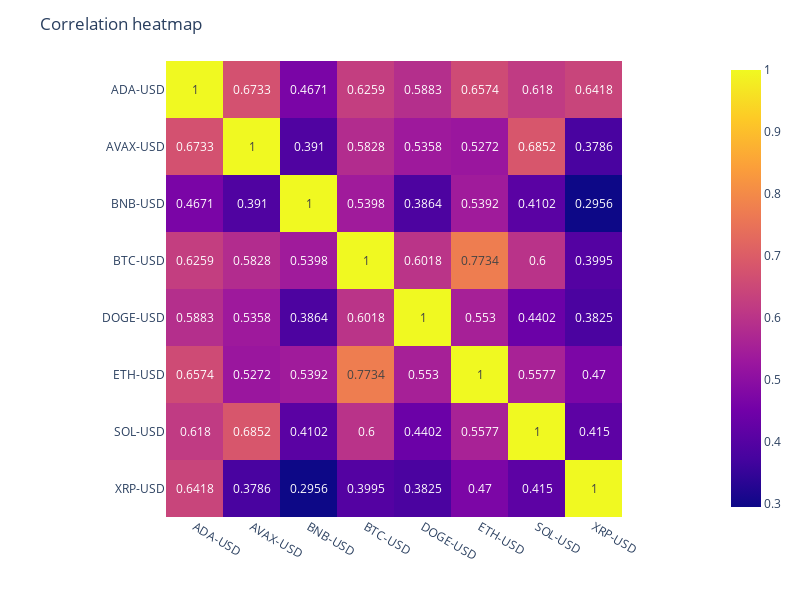

Write notebook code for a chart like this one.
### Markdown cell above
If we invest in more than one curreny, it is very important to examine dependencies among the currencies as well. Below you can do this by a heatmap of the linear Bravais-Pearson correlation measure.

### Code cell
fig = px.imshow(discrete_returns.corr().round(4), text_auto=True)
fig.update_layout(width = 800, height = 600, title = "Correlation heatmap", xaxis_title = "", yaxis_title = "")
fig.show()

### Figure 1 — Plotly figure (JSON) as saved in the notebook; plotly's stock layout.template omitted (floating-point values rounded to 4 significant figures)
{"data": [{"coloraxis": "coloraxis", "hovertemplate": "Ticker: %{x}<br>Ticker: %{y}<br>color: %{z}<extra></extra>", "name": "0", "texttemplate": "%{z}", "type": "heatmap", "x": ["ADA-USD", "AVAX-USD", "BNB-USD", "BTC-USD", "DOGE-USD", "ETH-USD", "SOL-USD", "XRP-USD"], "xaxis": "x", "y": ["ADA-USD", "AVAX-USD", "BNB-USD", "BTC-USD", "DOGE-USD", "ETH-USD", "SOL-USD", "XRP-USD"], "yaxis": "y", "z": [[1, 0.6733, 0.4671, 0.6259, 0.5883, 0.6574, 0.618, 0.6418], [0.6733, 1, 0.391, 0.5828, 0.5358, 0.5272, 0.6852, 0.3786], [0.4671, 0.391, 1, 0.5398, 0.3864, 0.5392, 0.4102, 0.2956], [0.6259, 0.5828, 0.5398, 1, 0.6018, 0.7734, 0.6, 0.3995], [0.5883, 0.5358, 0.3864, 0.6018, 1, 0.553, 0.4402, 0.3825], [0.6574, 0.5272, 0.5392, 0.7734, 0.553, 1, 0.5577, 0.47], [0.618, 0.6852, 0.4102, 0.6, 0.4402, 0.5577, 1, 0.415], [0.6418, 0.3786, 0.2956, 0.3995, 0.3825, 0.47, 0.415, 1]]}], "layout": {"coloraxis": {"colorscale": [[0, "#0d0887"], [0.1111, "#46039f"], [0.2222, "#7201a8"], [0.3333, "#9c179e"], [0.4444, "#bd3786"], [0.5556, "#d8576b"], [0.6667, "#ed7953"], [0.7778, "#fb9f3a"], [0.8889, "#fdca26"], [1, "#f0f921"]]}, "height": 600, "margin": {"t": 60}, "title": {"text": "Correlation heatmap"}, "width": 800, "xaxis": {"anchor": "y", "constrain": "domain", "domain": [0, 1], "scaleanchor": "y", "title": {"text": ""}}, "yaxis": {"anchor": "x", "autorange": "reversed", "constrain": "domain", "domain": [0, 1], "title": {"text": ""}}}}
